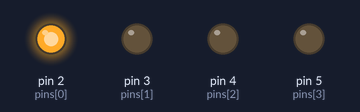
The sketch below on a simulated Arduino Uno, built with avr-gcc and run on an emulated ATmega328P. On the bench: output pins drawn as LEDs (lit = HIGH).

Above: at 0.05 s.
At 0.65 s:
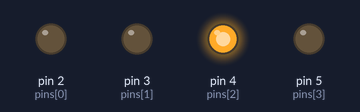
At 1.35 s:
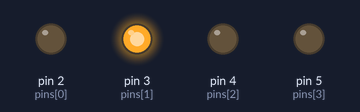
At 2.75 s:
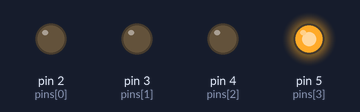
Timing chart, 0 to 3.0 s (numbered marks = the images above):
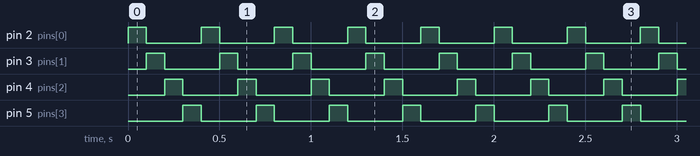

The sketch:

leds.ino
```cpp
//const int DELAY
const int PINS_SIZE = 4;
int pins[PINS_SIZE] = { 2, 3, 4, 5 };

void setup() {
    for(int i = 0; i < PINS_SIZE; i++) {
        pinMode(pins[i], OUTPUT);
    }
}

int cur = 0;

void loop() {
    for(int i = 0; i < PINS_SIZE; i++) {
        digitalWrite(pins[i], i == cur ? HIGH : LOW);
    }

    delay(100);
    cur = (cur + 1) % 4;
}
```

Measured:
- by itself, pin 2 (pins[0]), pin 3 (pins[1]), pin 4 (pins[2]), pin 5 (pins[3]): alternates HIGH for 0.10 s and LOW for 0.30 s
